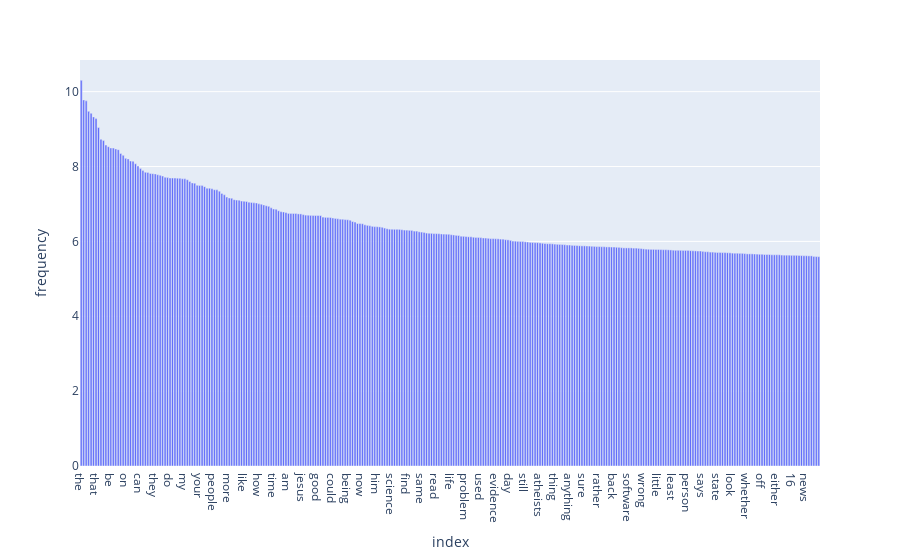

Here is the notebook cell this chart was saved with:
### Markdown cell above
### >>> **Exercise 15 (take home):** 
You can copy the code from the previous exercise and change the 'term_frequencies' variable for the 'term_frequencies_log', comment about the differences that you observe and talk about other possible insights that we can get from a log distribution.

### Code cell
# we can still see a long tail trend, but compare to Ex14, transforming all 
# frequency under log makes the decesnding trend slower and smoother
import math
term_frequencies_log = [math.log(i) for i in term_frequencies]
data = {'frequency': term_frequencies_log}
df = pd.DataFrame(data, index=count_vect.get_feature_names_out())
df.sort_values(by = 'frequency', axis=0, ascending = False, inplace=True)

fig = px.bar(df[:300], y='frequency') 
 
# showing the plot
fig.show()

### Figure 1 — Plotly figure (JSON) as saved in the notebook; plotly's stock layout.template omitted (floating-point values rounded to 4 significant figures; data arrays with more than 128 entries replaced by an {"elided": "..."} marker saying what was removed)
{"data": [{"alignmentgroup": "True", "hovertemplate": "index=%{x}<br>frequency=%{y}<extra></extra>", "legendgroup": "", "marker": {"color": "#636efa", "pattern": {"shape": ""}}, "name": "", "offsetgroup": "", "orientation": "v", "showlegend": false, "textposition": "auto", "type": "bar", "x": {"elided": "300 str values"}, "xaxis": "x", "y": {"elided": "300 float values"}, "yaxis": "y"}], "layout": {"autosize": true, "barmode": "relative", "legend": {"tracegroupgap": 0}, "margin": {"t": 60}, "xaxis": {"anchor": "y", "autorange": true, "domain": [0, 1], "range": [-0.5, 299.5], "title": {"text": "index"}, "type": "category"}, "yaxis": {"anchor": "x", "autorange": true, "domain": [0, 1], "range": [0, 10.85], "title": {"text": "frequency"}, "type": "linear"}}}
